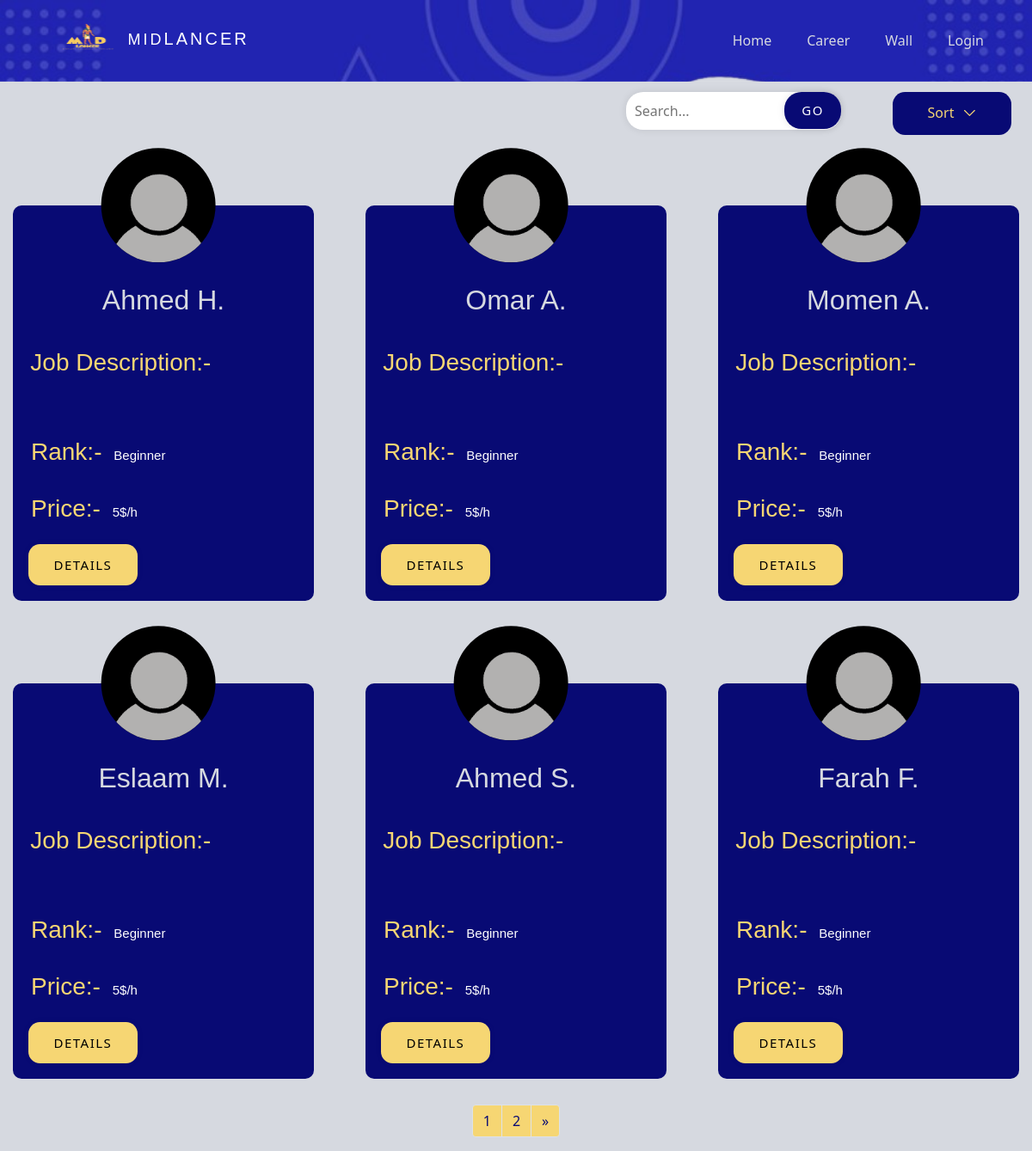
The app's page /freelancers.php?cid=1, older data.
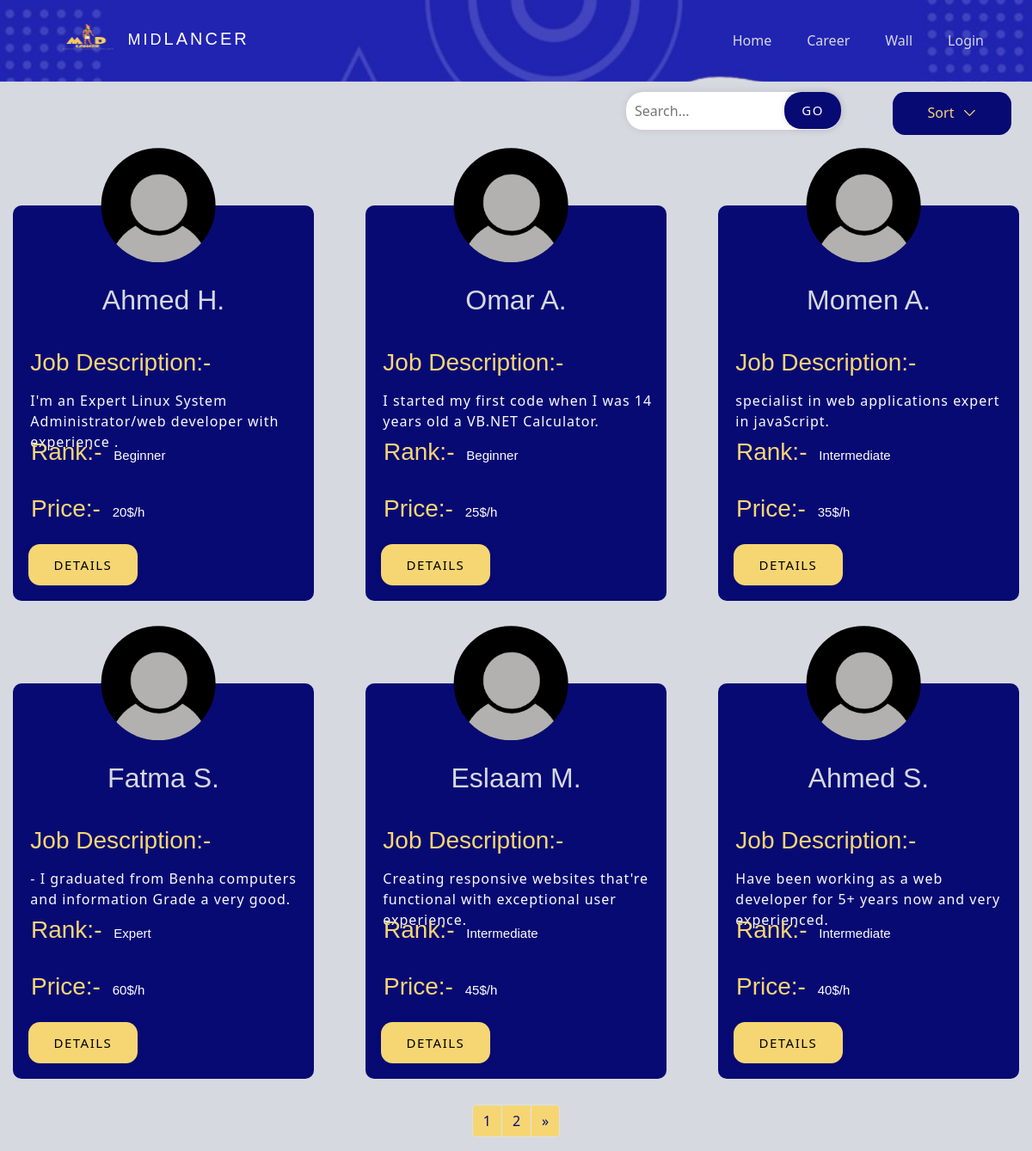
The same page, newer data.
### tables this page shows
CREATE TABLE `rank` (
  `rank_id` int(11) NOT NULL,
  `rank` varchar(250) NOT NULL
);

CREATE TABLE `freelancer` (
  `freelancer_id` int(11) NOT NULL,
  `freelancer_name` varchar(255) NOT NULL,
  `email` varchar(255) NOT NULL,
  `phone_number` varchar(11) NOT NULL,
  `password` varchar(255) NOT NULL,
  `birthdate` date NOT NULL,
  `national_id` varchar(14) NOT NULL,
  `freelancer_image` longtext DEFAULT NULL,
  `job_title` varchar(255) NOT NULL,
  `available_hours` int(11) DEFAULT NULL,
  `price/hr` float DEFAULT 5,
  `link1` varchar(255) DEFAULT NULL,
  `link2` varchar(255) DEFAULT NULL,
  `freelancer_file` longtext DEFAULT NULL,
  `bio` text DEFAULT NULL,
  `premium` varchar(255) DEFAULT '0',
  `view` int(11) DEFAULT 0,
  `hidden` tinyint(1) DEFAULT 0,
  `admin_hidden` tinyint(1) DEFAULT 0,
  `career_id` int(11) NOT NULL,
  `rank_id` int(11) DEFAULT 1,
  `webssite_price` int(11) NOT NULL DEFAULT 5,
  `fl_join_date` date NOT NULL DEFAULT current_timestamp()
);

### freelancers.php (the view, shortened to what the changed rows need)
<?php
include 'nav+bm.php';
if(isset($_GET['cid']))
{
    $cid = mysqli_real_escape_string($connect, $_GET['cid']);
}
if (isset($_GET['sort']))
    $sort = mysqli_real_escape_string($connect, $_GET['sort']);
else
    $sort = '';
if (isset($_GET['search']))
    $search = mysqli_real_escape_string($connect, $_GET['search']);
else
    $search = '';
$displayFLs = "SELECT *, `freelancer`.`freelancer_id` AS 'f_fid' FROM `rank`
               JOIN `freelancer` ON `rank`.`rank_id` = `freelancer`.`rank_id`
               LEFT JOIN `bookmark` on `freelancer`.`freelancer_id` = `bookmark`.`freelancer_id`
               LEFT JOIN `subscription` ON `freelancer`.`freelancer_id` = `subscription`.`freelancer_id`
               WHERE `freelancer`.`career_id` = '$cid' AND (`freelancer_name` LIKE '%$search%' OR `bio` LIKE '%$search%' OR SOUNDEX(`freelancer`.`freelancer_name`) = SOUNDEX('$search')) AND `hidden` = '0' AND `freelancer`.`admin_hidden`='0'
               GROUP BY `freelancer`.`freelancer_id`
              ";
$limit = 6;
if (isset($_GET['page']))
    $pageNum = $_GET['page'];
else
    $pageNum = 1;
$offset = ($pageNum - 1) * $limit;
if ($sort == 'p_asc')
    $displayFLs .= " ORDER BY `price/hr`, `freelancer`.`rank_id` DESC, `subscription`.`plan_id` DESC LIMIT $limit OFFSET $offset";
else if ($sort == 'p_dsc')
    $displayFLs .= " ORDER BY `price/hr` DESC, `freelancer`.`rank_id` DESC, `subscription`.`plan_id` DESC LIMIT $limit OFFSET $offset";
else if ($sort == 'rank')
    $displayFLs .= " ORDER BY `freelancer`.`rank_id` DESC, `subscription`.`plan_id` DESC LIMIT $limit OFFSET $offset";
else
    $displayFLs .= " ORDER BY `subscription`.`plan_id` DESC LIMIT $limit OFFSET $offset";
$ExecDisplayFLs = mysqli_query($connect, $displayFLs);
?>
    <!DOCTYPE html>
    <html lang="en">
    <head>
        <link href="https://cdn.jsdelivr.net/npm/bootstrap@5.0.2/dist/css/bootstrap.min.css" rel="stylesheet"
>
        <link rel="stylesheet" href="https://cdnjs.cloudflare.com/ajax/libs/font-awesome/6.6.0/css/all.min.css">
        <link rel="stylesheet" href="css/freelancers.css">
    </head>
<body >
<div class="cards pt-5">
<?php if (mysqli_num_rows($ExecDisplayFLs) > 0) { while ($data = mysqli_fetch_assoc($ExecDisplayFLs)) { ?>
    <div class="main-dashcard" >
        <div class="image"><img src="img/profile/<?php echo $data['freelancer_image']?>" alt="Profile Pic"></div>
            <div class="txt">
                <div class="title">
                    <h2><?php echo htmlspecialchars($data['freelancer_name']); ?></h2>
                </div>
                <div class="content">
                    <h3>Job Description:-</h3>
                    <p><?php echo $data['bio']; ?></p>
                </div>
                <div class="ranks">
                    <h3>Rank:- <span><?php echo htmlspecialchars($data['rank']); ?></span></h3>
                    <br>
                    <h3>Price:- <span><?php echo htmlspecialchars($data['price/hr']); ?>$/h</span></h3>
                </div>
                <div class="btns">
                    <div class="buttons">
                        <a href="freelancerview.php?vfid=<?php echo $data['f_fid']?>"><button class="dtlsbtn">Details</button></a>
                    </div>
                </div>
            </div>
        </div>
        <?php } } else { ?>
            <div class="cards">
                <p>No Freelancers Matching your Criteria</p>
            </div>
        <?php } ?>
    </div>
    <nav aria-label="Page navigation example">
        <ul class="pagination justify-content-center">
            <?php
            $spicySql = str_replace("LIMIT $limit OFFSET $offset", '', $displayFLs);
            $execSpicy = mysqli_query($connect, $spicySql);
            $numPages = ceil(mysqli_num_rows($execSpicy) / $limit);
            if(isset($_GET['page']))
                $currentPage = $_GET['page'];
            else
                $currentPage = 1;
            if($numPages > 1)
            { ?>
                <?php
                for($pn = 1; $pn <= $numPages; $pn++) {$max = $pn; ?>
                    <li class="page-item"><a class="page-link" href="Freelancers.php?cid=<?php echo $cid; ?>&search=<?php echo $search; ?>&sort=<?php echo $sort; ?>&page=<?php echo $pn; ?>"><?php echo $pn; ?></a></li>
                <?php } if($currentPage != $max) { ?>
            <?php }} ?>
        </ul>
    </nav>
</body>
</html>

Row changes from the older to the newer data that the page shows:
no longer on one of the page's lists (row unchanged): rank: freelancer.freelancer_name "Momen A.", rank "Beginner", freelancer.price/hr "5"
no longer on this page (row edited): freelancer: freelancer_image (placeholder picture), freelancer_name "Farah F.", rank.rank "Beginner", value "5"
changed through a linked row, rank "Beginner": freelancer.bio (not shown) → "I'm an Expert Linux System Administrator/web developer with experience ."; freelancer.price/hr "5" → "20"; freelancer.bio (not shown) → "I started my first code when I was 14 years old a VB.NET Calculator."; freelancer.price/hr "5" → "25"
now on this page (row unchanged): rank: freelancer.freelancer_image (placeholder picture), freelancer.freelancer_name "Momen A.", freelancer.bio "specialist in web applications expert in javaScript.", rank "Intermediate", freelancer.price/hr "35"
now on this page (row unchanged): rank: freelancer.freelancer_image (placeholder picture), freelancer.freelancer_name "Fatma S.", freelancer.bio "- I graduated from Benha computers and information Grade a very good.", rank "Expert", freelancer.price/hr "60"
changed freelancer "Eslaam M.": bio (not shown) → "Creating responsive websites that're functional with exceptional user experience."; rank.rank "Beginner" → "Intermediate"; value "5" → "45"
changed freelancer "Ahmed S.": bio (not shown) → "Have been working as a web developer for 5+ years now and very experienced."; rank.rank "Beginner" → "Intermediate"; value "5" → "40"
